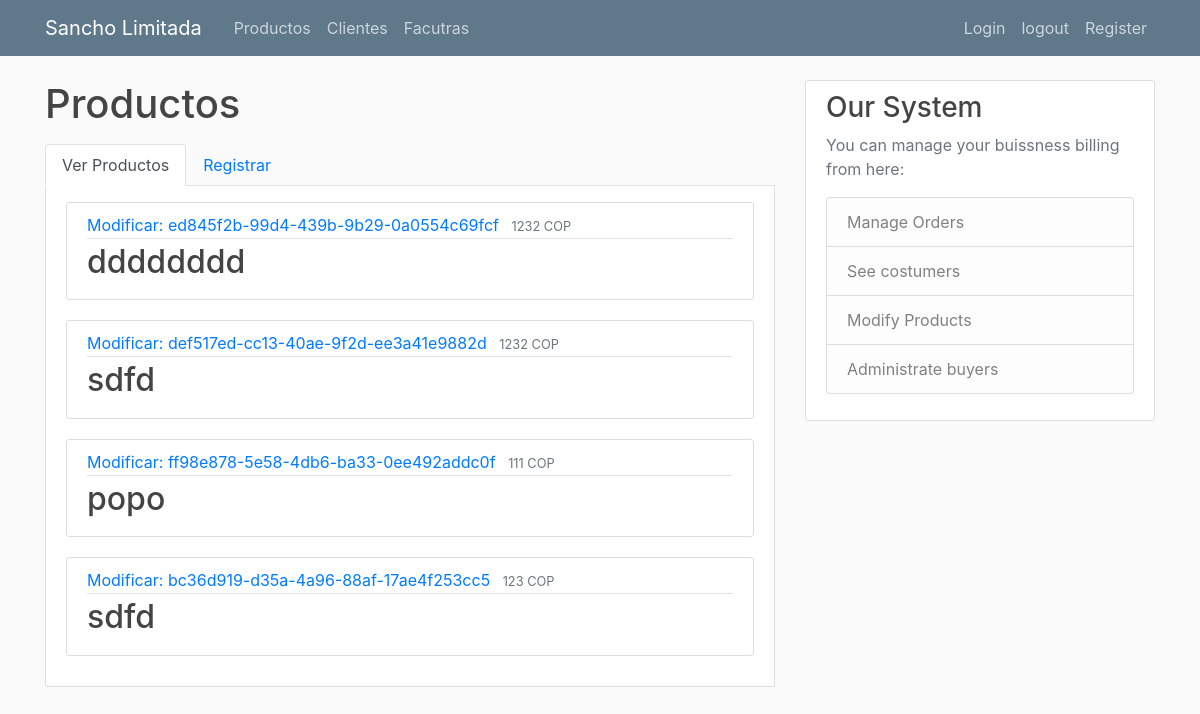
The page /productos (signed in) on the database as committed earlier.
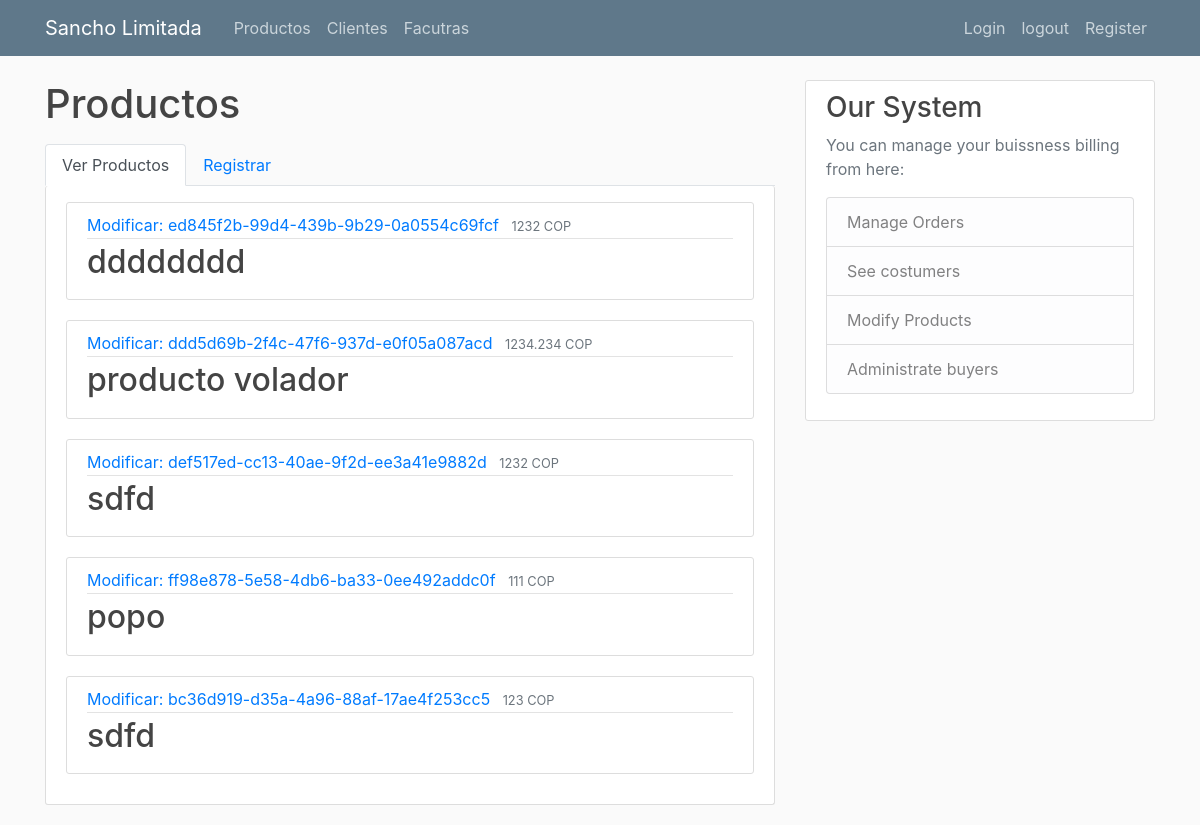
The same page on the database as committed later.
### SanchoApp/databaseModel.py (models this page shows, shortened)
class Producto(db.Model):
    __tablename__="productos"
    relacion_facturas = relationship("Factura",
                            secondary=relacion_productos_facturas,
                            back_populates="relacion_productos")
    id = db.Column(db.Integer, primary_key=True)
    nombre = db.Column(db.String(100), nullable=False)
    codigo = db.Column(db.String(100), nullable=False, unique=True)
    precio = db.Column(db.String(10), nullable=False)
    cantidad = db.Column(db.Integer, nullable=False, default=1)
    categoria = db.Column(db.String(100), nullable=True)
    bodega = db.Column(db.String(100), nullable=True)
    estado_activo = db.Column(db.Boolean(), nullable=False, default=True)

### SanchoApp/flaskRoutes.py (the view)
    @app.route("/")
    @app.route("/productos")
    @login_required
    def productos():
        product_record = Producto.query.order_by(
            Producto.categoria).limit(10).all()
        return render_template('productos.html', title='Productos', lista_de_productos=product_record)

### SanchoApp/flaskRoutes.py (called while the page is built)
@login_manager.user_loader
def load_user(user_id):
    return User.query.get(int(user_id))

### SanchoApp/templates/productos.html (shortened to what this page needs)
{% extends "layout.html" %}
{% block content %}
<h1 class="mb-3">Productos</h1>
<ul class="nav nav-tabs">
  <li class="nav-item">
    <a class="nav-link active" href="{{url_for('productos')}}">Ver Productos</a>
  </li>
  <li class="nav-item">
    <a class="nav-link" href="{{url_for('registrar_productos')}}">Registrar</a>
  </li>
</ul>
<div class="content-section border-top-0 pt-3">
  {% for producto in lista_de_productos %}
    {% if producto.estado_activo %}
      <article class="media content-section ">
        <div class="media-body">
          <div class="article-metadata">
            <a class="mr-2" href="productos/{{producto.id}}">{{"Modificar: "+producto.codigo }}</a>
            <small class="text-muted">{{ producto.precio + " COP"}}</small>
          </div>
          <h2 class="article-title" href="#">{{ producto.nombre }}</h2>
        </div>
      </article>
    {% endif %}
  {% endfor %}
</div>
{% endblock content %}

### SanchoApp/templates/layout.html (shortened to what this page needs)
<!DOCTYPE html>
<html>
<head>
  <link rel="stylesheet" href="https://maxcdn.bootstrapcdn.com/bootstrap/4.0.0/css/bootstrap.min.css"
>
  <link rel="stylesheet" type="text/css" href="{{ url_for('static', filename='main.css') }}">
</head>
<body>
  <header class="site-header">
    <nav class="navbar navbar-expand-md navbar-dark bg-steel fixed-top">
      <div class="container">
        <a class="navbar-brand mr-4" href="/">Sancho Limitada</a>
        <div class="collapse navbar-collapse" id="navbarToggle">
          <div class="navbar-nav mr-auto">
            <a class="nav-item nav-link" href="{{ url_for('productos') }}">Productos</a>
            <a class="nav-item nav-link" href="{{ url_for('clientes') }}">Clientes</a>
            <a class="nav-item nav-link" href="{{ url_for('facturas') }}">Facutras</a>
          </div>
          <div class="navbar-nav">
            <a class="nav-item nav-link" href="{{ url_for('login') }}">Login</a>
            <a class="nav-item nav-link" href="{{ url_for('logout') }}">logout</a>
            <a class="nav-item nav-link" href="{{ url_for('register') }}">Register</a>
          </div>
        </div>
      </div>
    </nav>
  </header>
  <main role="main" class="container">
    <div class="row">
      <div class="col-md-8">
        {% block content %}
        {% endblock %}
      </div>
      <div class="col-md-4">
        <div class="content-section">
          <h3>Our System</h3>
          <p class='text-muted'>You can manage your buissness billing from here:
          <ul class="list-group">
            <li class="list-group-item list-group-item-light">Manage Orders</li>
            <li class="list-group-item list-group-item-light">See costumers</li>
            <li class="list-group-item list-group-item-light">Modify Products</li>
            <li class="list-group-item list-group-item-light">Administrate buyers</li>
          </ul>
          </p>
        </div>
      </div>
    </div>
  </main>
</body>
</html>

### SanchoApp/static/main.css (style rules this page uses)
body { background: #fafafa; color: #333333; margin-top: 5rem; }
h1, h2, h3, h4, h5, h6 { color: #444444; }
.bg-steel { background-color: #5f788a; }
.site-header .navbar-nav .nav-link { color: #cbd5db; }
.content-section { background: #ffffff; padding: 10px 20px; border: 1px solid #dddddd; border-radius: 3px; margin-bottom: 20px; }
.article-title { color: #444444; }
.article-metadata { padding-bottom: 1px; margin-bottom: 4px; border-bottom: 1px solid #e3e3e3 }

Rows that differ between the two databases and show on the page:
added Producto: codigo "Modificar: ddd5d69b-2f4c-47f6-937d-e0f05a087acd", precio "1234.234 COP", nombre "producto volador"
